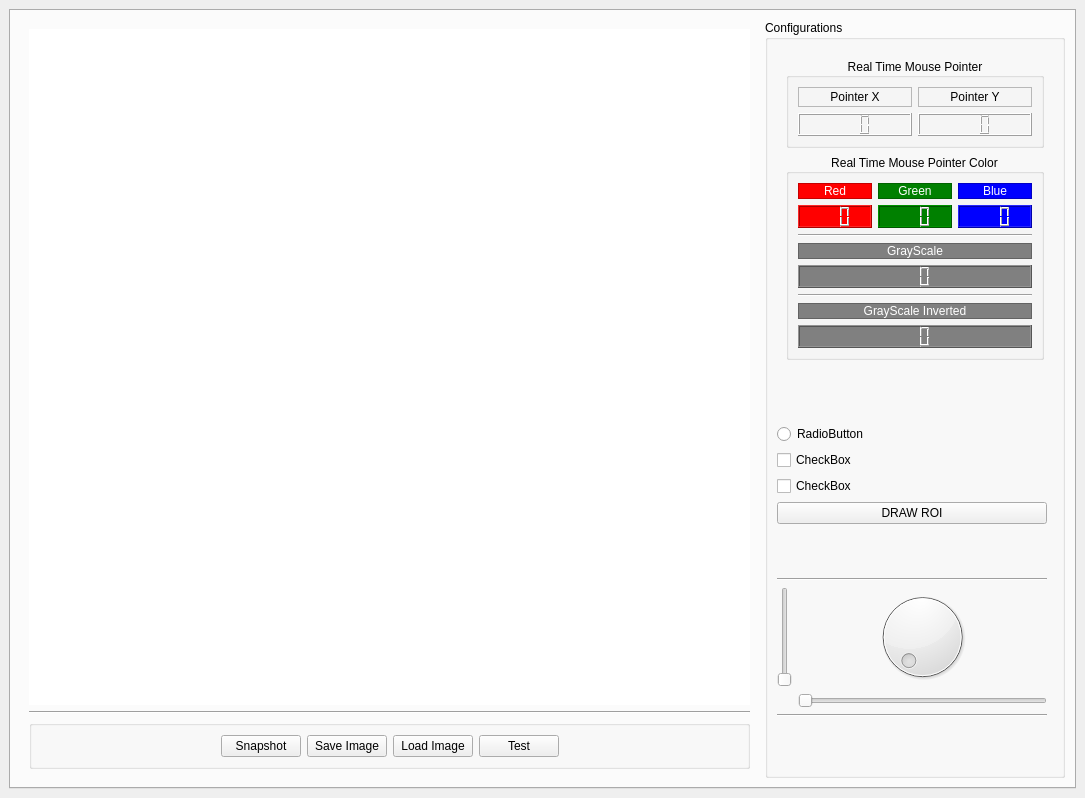
<?xml version="1.0" encoding="UTF-8"?>
<ui version="4.0">
 <author>Muhammed Said BİLGEHAN</author>
 <class>MainWindow</class>
 <widget class="QMainWindow" name="MainWindow">
  <property name="geometry">
   <rect>
    <x>0</x>
    <y>0</y>
    <width>1085</width>
    <height>798</height>
   </rect>
  </property>
  <property name="windowTitle">
   <string>MainWindow</string>
  </property>
  <widget class="QWidget" name="centralwidget">
   <layout class="QGridLayout" name="gridLayout_2">
    <item row="0" column="0">
     <widget class="QTabWidget" name="tabWidget">
      <property name="tabShape">
       <enum>QTabWidget::Rounded</enum>
      </property>
      <property name="currentIndex">
       <number>0</number>
      </property>
      <property name="movable">
       <bool>false</bool>
      </property>
      <property name="tabBarAutoHide">
       <bool>true</bool>
      </property>
      <widget class="QWidget" name="tab_Developer_Page">
       <attribute name="title">
        <string>Developer Page</string>
       </attribute>
       <layout class="QGridLayout" name="gridLayout_3">
        <item row="0" column="0">
         <widget class="QWidget" name="widget_Developer_Camera" native="true">
          <property name="sizePolicy">
           <sizepolicy hsizetype="MinimumExpanding" vsizetype="Preferred">
            <horstretch>0</horstretch>
            <verstretch>0</verstretch>
           </sizepolicy>
          </property>
          <layout class="QVBoxLayout" name="verticalLayout_2">
           <item>
            <widget class="Graphics_View" name="graphicsView_Main">
             <property name="mouseTracking">
              <bool>true</bool>
             </property>
             <property name="frameShape">
              <enum>QFrame::NoFrame</enum>
             </property>
            </widget>
           </item>
           <item>
            <widget class="Line" name="line_4">
             <property name="orientation">
              <enum>Qt::Horizontal</enum>
             </property>
            </widget>
           </item>
           <item>
            <widget class="QGroupBox" name="groupBox_Developer_Tools">
             <property name="sizePolicy">
              <sizepolicy hsizetype="Preferred" vsizetype="Maximum">
               <horstretch>0</horstretch>
               <verstretch>0</verstretch>
              </sizepolicy>
             </property>
             <property name="maximumSize">
              <size>
               <width>16777215</width>
               <height>50</height>
              </size>
             </property>
             <property name="title">
              <string/>
             </property>
             <layout class="QHBoxLayout" name="horizontalLayout_2">
              <item>
               <spacer name="horizontalSpacer_Developer_Left">
                <property name="orientation">
                 <enum>Qt::Horizontal</enum>
                </property>
                <property name="sizeHint" stdset="0">
                 <size>
                  <width>110</width>
                  <height>20</height>
                 </size>
                </property>
               </spacer>
              </item>
              <item>
               <widget class="QPushButton" name="pushButton_Snapshot">
                <property name="text">
                 <string>Snapshot</string>
                </property>
               </widget>
              </item>
              <item>
               <widget class="QPushButton" name="pushButton_Save_Image">
                <property name="text">
                 <string>Save Image</string>
                </property>
               </widget>
              </item>
              <item>
               <widget class="QPushButton" name="pushButton_Load_Image">
                <property name="text">
                 <string>Load Image</string>
                </property>
               </widget>
              </item>
              <item>
               <widget class="QPushButton" name="pushButton_Test">
                <property name="text">
                 <string>Test</string>
                </property>
               </widget>
              </item>
              <item>
               <spacer name="horizontalSpacer_Developer_Right">
                <property name="orientation">
                 <enum>Qt::Horizontal</enum>
                </property>
                <property name="sizeHint" stdset="0">
                 <size>
                  <width>50</width>
                  <height>20</height>
                 </size>
                </property>
               </spacer>
              </item>
             </layout>
            </widget>
           </item>
          </layout>
         </widget>
        </item>
        <item row="0" column="2">
         <widget class="QGroupBox" name="groupBox_Configurations">
          <property name="sizePolicy">
           <sizepolicy hsizetype="Minimum" vsizetype="Preferred">
            <horstretch>0</horstretch>
            <verstretch>0</verstretch>
           </sizepolicy>
          </property>
          <property name="maximumSize">
           <size>
            <width>300</width>
            <height>16777215</height>
           </size>
          </property>
          <property name="title">
           <string>Configurations</string>
          </property>
          <layout class="QGridLayout" name="gridLayout">
           <item row="3" column="0" colspan="2">
            <widget class="QCheckBox" name="checkBox_2">
             <property name="text">
              <string>CheckBox</string>
             </property>
            </widget>
           </item>
           <item row="9" column="1">
            <widget class="QDial" name="dial"/>
           </item>
           <item row="2" column="0" colspan="2">
            <widget class="QRadioButton" name="radioButton">
             <property name="text">
              <string>RadioButton</string>
             </property>
            </widget>
           </item>
           <item row="12" column="0" colspan="2">
            <widget class="Line" name="line_2">
             <property name="orientation">
              <enum>Qt::Horizontal</enum>
             </property>
            </widget>
           </item>
           <item row="1" column="0" colspan="2">
            <spacer name="verticalSpacer">
             <property name="orientation">
              <enum>Qt::Vertical</enum>
             </property>
             <property name="sizeHint" stdset="0">
              <size>
               <width>20</width>
               <height>40</height>
              </size>
             </property>
            </spacer>
           </item>
           <item row="6" column="0" colspan="2">
            <spacer name="verticalSpacer_2">
             <property name="orientation">
              <enum>Qt::Vertical</enum>
             </property>
             <property name="sizeHint" stdset="0">
              <size>
               <width>20</width>
               <height>40</height>
              </size>
             </property>
            </spacer>
           </item>
           <item row="5" column="0" colspan="2">
            <widget class="QPushButton" name="pushButton_Draw_ROI">
             <property name="text">
              <string>DRAW ROI</string>
             </property>
            </widget>
           </item>
           <item row="8" column="0" colspan="2">
            <widget class="Line" name="line">
             <property name="orientation">
              <enum>Qt::Horizontal</enum>
             </property>
            </widget>
           </item>
           <item row="4" column="0" colspan="2">
            <widget class="QCheckBox" name="checkBox">
             <property name="text">
              <string>CheckBox</string>
             </property>
            </widget>
           </item>
           <item row="13" column="0" colspan="2">
            <spacer name="verticalSpacer_3">
             <property name="orientation">
              <enum>Qt::Vertical</enum>
             </property>
             <property name="sizeHint" stdset="0">
              <size>
               <width>20</width>
               <height>40</height>
              </size>
             </property>
            </spacer>
           </item>
           <item row="9" column="0">
            <widget class="QSlider" name="verticalSlider">
             <property name="orientation">
              <enum>Qt::Vertical</enum>
             </property>
            </widget>
           </item>
           <item row="10" column="1">
            <widget class="QSlider" name="horizontalSlider">
             <property name="orientation">
              <enum>Qt::Horizontal</enum>
             </property>
            </widget>
           </item>
           <item row="0" column="0" colspan="3">
            <widget class="QWidget" name="widget_Real_Time_Properties" native="true">
             <property name="sizePolicy">
              <sizepolicy hsizetype="Minimum" vsizetype="Maximum">
               <horstretch>0</horstretch>
               <verstretch>0</verstretch>
              </sizepolicy>
             </property>
             <layout class="QVBoxLayout" name="verticalLayout_3">
              <item>
               <widget class="QGroupBox" name="groupBox_real_time_pointer_xy">
                <property name="sizePolicy">
                 <sizepolicy hsizetype="Minimum" vsizetype="Preferred">
                  <horstretch>0</horstretch>
                  <verstretch>0</verstretch>
                 </sizepolicy>
                </property>
                <property name="minimumSize">
                 <size>
                  <width>200</width>
                  <height>90</height>
                 </size>
                </property>
                <property name="maximumSize">
                 <size>
                  <width>300</width>
                  <height>100</height>
                 </size>
                </property>
                <property name="title">
                 <string>Real Time Mouse Pointer</string>
                </property>
                <property name="alignment">
                 <set>Qt::AlignCenter</set>
                </property>
                <layout class="QGridLayout" name="gridLayout_9">
                 <item row="0" column="1">
                  <widget class="QLabel" name="label_Pointer_Y">
                   <property name="sizePolicy">
                    <sizepolicy hsizetype="Preferred" vsizetype="Minimum">
                     <horstretch>0</horstretch>
                     <verstretch>0</verstretch>
                    </sizepolicy>
                   </property>
                   <property name="minimumSize">
                    <size>
                     <width>50</width>
                     <height>15</height>
                    </size>
                   </property>
                   <property name="frameShape">
                    <enum>QFrame::StyledPanel</enum>
                   </property>
                   <property name="frameShadow">
                    <enum>QFrame::Sunken</enum>
                   </property>
                   <property name="text">
                    <string>Pointer Y</string>
                   </property>
                   <property name="alignment">
                    <set>Qt::AlignCenter</set>
                   </property>
                  </widget>
                 </item>
                 <item row="0" column="0">
                  <widget class="QLabel" name="label_Pointer_X">
                   <property name="sizePolicy">
                    <sizepolicy hsizetype="Preferred" vsizetype="Minimum">
                     <horstretch>0</horstretch>
                     <verstretch>0</verstretch>
                    </sizepolicy>
                   </property>
                   <property name="minimumSize">
                    <size>
                     <width>50</width>
                     <height>15</height>
                    </size>
                   </property>
                   <property name="frameShape">
                    <enum>QFrame::StyledPanel</enum>
                   </property>
                   <property name="frameShadow">
                    <enum>QFrame::Sunken</enum>
                   </property>
                   <property name="text">
                    <string>Pointer X</string>
                   </property>
                   <property name="alignment">
                    <set>Qt::AlignCenter</set>
                   </property>
                  </widget>
                 </item>
                 <item row="1" column="0">
                  <widget class="QLCDNumber" name="lcdNumber_Pointer_X">
                   <property name="sizePolicy">
                    <sizepolicy hsizetype="Minimum" vsizetype="Minimum">
                     <horstretch>0</horstretch>
                     <verstretch>0</verstretch>
                    </sizepolicy>
                   </property>
                   <property name="minimumSize">
                    <size>
                     <width>50</width>
                     <height>15</height>
                    </size>
                   </property>
                   <property name="digitCount">
                    <number>3</number>
                   </property>
                   <property name="mode">
                    <enum>QLCDNumber::Dec</enum>
                   </property>
                  </widget>
                 </item>
                 <item row="1" column="1">
                  <widget class="QLCDNumber" name="lcdNumber_Pointer_Y">
                   <property name="sizePolicy">
                    <sizepolicy hsizetype="Minimum" vsizetype="Minimum">
                     <horstretch>0</horstretch>
                     <verstretch>0</verstretch>
                    </sizepolicy>
                   </property>
                   <property name="minimumSize">
                    <size>
                     <width>50</width>
                     <height>15</height>
                    </size>
                   </property>
                   <property name="digitCount">
                    <number>3</number>
                   </property>
                   <property name="mode">
                    <enum>QLCDNumber::Dec</enum>
                   </property>
                  </widget>
                 </item>
                </layout>
               </widget>
              </item>
              <item>
               <widget class="QGroupBox" name="groupBox_Real_Time_Pointer_Color">
                <property name="sizePolicy">
                 <sizepolicy hsizetype="Minimum" vsizetype="Preferred">
                  <horstretch>0</horstretch>
                  <verstretch>0</verstretch>
                 </sizepolicy>
                </property>
                <property name="minimumSize">
                 <size>
                  <width>200</width>
                  <height>150</height>
                 </size>
                </property>
                <property name="maximumSize">
                 <size>
                  <width>300</width>
                  <height>250</height>
                 </size>
                </property>
                <property name="title">
                 <string>Real Time Mouse Pointer Color</string>
                </property>
                <property name="alignment">
                 <set>Qt::AlignCenter</set>
                </property>
                <layout class="QGridLayout" name="gridLayout_10">
                 <item row="4" column="0" colspan="3">
                  <widget class="QLCDNumber" name="lcdNumber_Pointer_Color_Grayscale">
                   <property name="sizePolicy">
                    <sizepolicy hsizetype="Preferred" vsizetype="Minimum">
                     <horstretch>0</horstretch>
                     <verstretch>0</verstretch>
                    </sizepolicy>
                   </property>
                   <property name="minimumSize">
                    <size>
                     <width>170</width>
                     <height>0</height>
                    </size>
                   </property>
                   <property name="styleSheet">
                    <string notr="true">color: white;
background-color: gray;</string>
                   </property>
                   <property name="digitCount">
                    <number>3</number>
                   </property>
                   <property name="mode">
                    <enum>QLCDNumber::Dec</enum>
                   </property>
                  </widget>
                 </item>
                 <item row="1" column="1">
                  <widget class="QLCDNumber" name="lcdNumber_Pointer_Color_Green">
                   <property name="sizePolicy">
                    <sizepolicy hsizetype="Preferred" vsizetype="Minimum">
                     <horstretch>0</horstretch>
                     <verstretch>0</verstretch>
                    </sizepolicy>
                   </property>
                   <property name="minimumSize">
                    <size>
                     <width>50</width>
                     <height>0</height>
                    </size>
                   </property>
                   <property name="styleSheet">
                    <string notr="true">color: white;
background-color: green;</string>
                   </property>
                   <property name="digitCount">
                    <number>3</number>
                   </property>
                   <property name="mode">
                    <enum>QLCDNumber::Dec</enum>
                   </property>
                  </widget>
                 </item>
                 <item row="2" column="0" colspan="3">
                  <widget class="Line" name="line_3">
                   <property name="orientation">
                    <enum>Qt::Horizontal</enum>
                   </property>
                  </widget>
                 </item>
                 <item row="3" column="0" colspan="3">
                  <widget class="QLabel" name="label_Pointer_Color_Grayscale">
                   <property name="sizePolicy">
                    <sizepolicy hsizetype="Preferred" vsizetype="Preferred">
                     <horstretch>0</horstretch>
                     <verstretch>0</verstretch>
                    </sizepolicy>
                   </property>
                   <property name="minimumSize">
                    <size>
                     <width>170</width>
                     <height>0</height>
                    </size>
                   </property>
                   <property name="styleSheet">
                    <string notr="true">color: white;
background-color: grey;</string>
                   </property>
                   <property name="frameShape">
                    <enum>QFrame::StyledPanel</enum>
                   </property>
                   <property name="frameShadow">
                    <enum>QFrame::Sunken</enum>
                   </property>
                   <property name="text">
                    <string>GrayScale</string>
                   </property>
                   <property name="alignment">
                    <set>Qt::AlignCenter</set>
                   </property>
                  </widget>
                 </item>
                 <item row="6" column="0" colspan="3">
                  <widget class="QLabel" name="label_Pointer_Color_Grayscale_Inverted">
                   <property name="sizePolicy">
                    <sizepolicy hsizetype="Preferred" vsizetype="Preferred">
                     <horstretch>0</horstretch>
                     <verstretch>0</verstretch>
                    </sizepolicy>
                   </property>
                   <property name="minimumSize">
                    <size>
                     <width>170</width>
                     <height>0</height>
                    </size>
                   </property>
                   <property name="styleSheet">
                    <string notr="true">color: white;
background-color: grey;</string>
                   </property>
                   <property name="frameShape">
                    <enum>QFrame::StyledPanel</enum>
                   </property>
                   <property name="frameShadow">
                    <enum>QFrame::Sunken</enum>
                   </property>
                   <property name="text">
                    <string>GrayScale Inverted</string>
                   </property>
                   <property name="alignment">
                    <set>Qt::AlignCenter</set>
                   </property>
                  </widget>
                 </item>
                 <item row="7" column="0" colspan="3">
                  <widget class="QLCDNumber" name="lcdNumber_Pointer_Color_Grayscale_Inverted">
                   <property name="sizePolicy">
                    <sizepolicy hsizetype="Preferred" vsizetype="Minimum">
                     <horstretch>0</horstretch>
                     <verstretch>0</verstretch>
                    </sizepolicy>
                   </property>
                   <property name="minimumSize">
                    <size>
                     <width>170</width>
                     <height>0</height>
                    </size>
                   </property>
                   <property name="styleSheet">
                    <string notr="true">color: white;
background-color: gray;</string>
                   </property>
                   <property name="digitCount">
                    <number>3</number>
                   </property>
                   <property name="mode">
                    <enum>QLCDNumber::Dec</enum>
                   </property>
                  </widget>
                 </item>
                 <item row="1" column="2">
                  <widget class="QLCDNumber" name="lcdNumber_Pointer_Color_Blue">
                   <property name="sizePolicy">
                    <sizepolicy hsizetype="Preferred" vsizetype="Minimum">
                     <horstretch>0</horstretch>
                     <verstretch>0</verstretch>
                    </sizepolicy>
                   </property>
                   <property name="minimumSize">
                    <size>
                     <width>50</width>
                     <height>0</height>
                    </size>
                   </property>
                   <property name="styleSheet">
                    <string notr="true">color: white;
background-color: blue;</string>
                   </property>
                   <property name="digitCount">
                    <number>3</number>
                   </property>
                   <property name="mode">
                    <enum>QLCDNumber::Dec</enum>
                   </property>
                  </widget>
                 </item>
                 <item row="0" column="1">
                  <widget class="QLabel" name="label_Pointer_Color_Green">
                   <property name="sizePolicy">
                    <sizepolicy hsizetype="Preferred" vsizetype="Preferred">
                     <horstretch>0</horstretch>
                     <verstretch>0</verstretch>
                    </sizepolicy>
                   </property>
                   <property name="minimumSize">
                    <size>
                     <width>50</width>
                     <height>0</height>
                    </size>
                   </property>
                   <property name="autoFillBackground">
                    <bool>false</bool>
                   </property>
                   <property name="styleSheet">
                    <string notr="true">color: white;
background-color: green;</string>
                   </property>
                   <property name="frameShape">
                    <enum>QFrame::StyledPanel</enum>
                   </property>
                   <property name="frameShadow">
                    <enum>QFrame::Sunken</enum>
                   </property>
                   <property name="text">
                    <string>Green</string>
                   </property>
                   <property name="alignment">
                    <set>Qt::AlignCenter</set>
                   </property>
                  </widget>
                 </item>
                 <item row="0" column="2">
                  <widget class="QLabel" name="label_Pointer_Color_Blue">
                   <property name="sizePolicy">
                    <sizepolicy hsizetype="Preferred" vsizetype="Preferred">
                     <horstretch>0</horstretch>
                     <verstretch>0</verstretch>
                    </sizepolicy>
                   </property>
                   <property name="minimumSize">
                    <size>
                     <width>50</width>
                     <height>0</height>
                    </size>
                   </property>
                   <property name="autoFillBackground">
                    <bool>false</bool>
                   </property>
                   <property name="styleSheet">
                    <string notr="true">color: white;
background-color: blue;</string>
                   </property>
                   <property name="frameShape">
                    <enum>QFrame::StyledPanel</enum>
                   </property>
                   <property name="frameShadow">
                    <enum>QFrame::Sunken</enum>
                   </property>
                   <property name="text">
                    <string>Blue</string>
                   </property>
                   <property name="alignment">
                    <set>Qt::AlignCenter</set>
                   </property>
                  </widget>
                 </item>
                 <item row="5" column="0" colspan="3">
                  <widget class="Line" name="line_5">
                   <property name="orientation">
                    <enum>Qt::Horizontal</enum>
                   </property>
                  </widget>
                 </item>
                 <item row="0" column="0">
                  <widget class="QLabel" name="label_Pointer_Color_Red">
                   <property name="sizePolicy">
                    <sizepolicy hsizetype="Preferred" vsizetype="Preferred">
                     <horstretch>0</horstretch>
                     <verstretch>0</verstretch>
                    </sizepolicy>
                   </property>
                   <property name="minimumSize">
                    <size>
                     <width>50</width>
                     <height>0</height>
                    </size>
                   </property>
                   <property name="autoFillBackground">
                    <bool>false</bool>
                   </property>
                   <property name="styleSheet">
                    <string notr="true">color: white;
background-color: red;</string>
                   </property>
                   <property name="frameShape">
                    <enum>QFrame::StyledPanel</enum>
                   </property>
                   <property name="frameShadow">
                    <enum>QFrame::Sunken</enum>
                   </property>
                   <property name="lineWidth">
                    <number>10</number>
                   </property>
                   <property name="text">
                    <string>Red</string>
                   </property>
                   <property name="alignment">
                    <set>Qt::AlignCenter</set>
                   </property>
                  </widget>
                 </item>
                 <item row="1" column="0">
                  <widget class="QLCDNumber" name="lcdNumber_Pointer_Color_Red">
                   <property name="sizePolicy">
                    <sizepolicy hsizetype="Preferred" vsizetype="Minimum">
                     <horstretch>0</horstretch>
                     <verstretch>0</verstretch>
                    </sizepolicy>
                   </property>
                   <property name="minimumSize">
                    <size>
                     <width>50</width>
                     <height>0</height>
                    </size>
                   </property>
                   <property name="styleSheet">
                    <string notr="true">color: white;
background-color: red;</string>
                   </property>
                   <property name="digitCount">
                    <number>3</number>
                   </property>
                   <property name="mode">
                    <enum>QLCDNumber::Dec</enum>
                   </property>
                  </widget>
                 </item>
                </layout>
               </widget>
              </item>
             </layout>
            </widget>
           </item>
          </layout>
         </widget>
        </item>
       </layout>
      </widget>
     </widget>
    </item>
   </layout>
  </widget>
 </widget>
 <customwidgets>
  <customwidget>
   <class>Graphics_View</class>
   <extends>QGraphicsView</extends>
   <header location="global">structure_ui</header>
  </customwidget>
 </customwidgets>
 <resources/>
 <connections/>
 <designerdata>
  <property name="gridDeltaX">
   <number>10</number>
  </property>
  <property name="gridDeltaY">
   <number>10</number>
  </property>
  <property name="gridSnapX">
   <bool>true</bool>
  </property>
  <property name="gridSnapY">
   <bool>true</bool>
  </property>
  <property name="gridVisible">
   <bool>true</bool>
  </property>
 </designerdata>
</ui>
